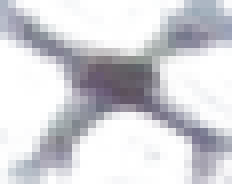
#> input picture data/objects/01.bmp, 29 x 23 px, given as the content of the folder ./data/empty, which was not available (shown 8 times larger)
$ python image-merge-test.py
#> lines starting #> are read from the running program, lines starting #| are printed output that depends on the picture; pictures that were not available may be replaced by others from this repository, and a replacement may not be noted
import glob
from PIL import Image, ImageDraw
import random
import numpy as np


background_image_list = glob.glob("./data/empty/*.bmp")
object_image_list = glob.glob("./data/objects/*.bmp")

background_num = len(background_image_list)
objects_num = len(object_image_list)

background_path = random.choice(background_image_list)

background = Image.open(background_path)
#> background is the input picture: PIL image 29x23 RGBA; mean R, G, B, A 171, 173.9, 184.4, 109.2
label = 11
add_image_n = random.randint(0, 9)
add_image = (add_image_n != 0)

if add_image:
    object_path = random.choice(object_image_list)
    image = Image.open(object_path)

    rotation_angle = random.randrange(0, 360)
    image = image.rotate(rotation_angle)
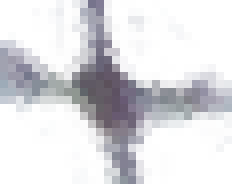
#> image: PIL image 29x23 RGBA (shown 8 times larger); mean R, G, B, A 137.9, 140, 148.1, 83.5; transparent parts drawn white
    scale_x = random.randrange(5,10)/10
    scale_y = random.randrange(5,10)/10
    image = image.resize((int(scale_x * image.size[0]), int(scale_y * image.size[1])))
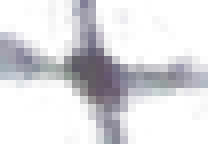
#> image: PIL image 26x18 RGBA (shown 8 times larger); mean R, G, B, A 116.7, 119.2, 126.5, 83.4; transparent parts drawn white

    R = random.randrange(0, 500)
    A = random.randrange(0, 360)
    A_RAD = A / 180 * np.pi

    x = 640 + int(R * np.cos(A_RAD))
    y = 640 + int(R * np.sin(A_RAD))

    if R < 160 :
        label = 0
    elif R > 620:
        label = 11
    else :
        label = int(A / 36) + 1

    x_shift, y_shift = image.size[0]//2, image.size[1]//2
#> x_shift = 13; y_shift = 9

    background.paste(image, (x-x_shift, y-y_shift), image)

# ImageDraw.Draw(background)
background.show()
print(label)

$ run again, on data/objects/O4.bmp
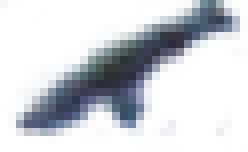
#> input picture data/objects/O4.bmp, 31 x 19 px, given as the content of the folder ./data/empty, which was not available (shown 8 times larger)
#> background is the input picture: PIL image 31x19 RGBA; mean R, G, B, A 87.2, 105.5, 132, 66.7
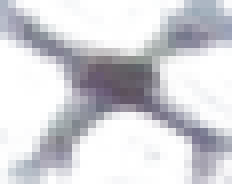
#> input picture data/objects/01.bmp, 29 x 23 px (shown 8 times larger)
#> image is the input picture: PIL image 29x23 RGBA; mean R, G, B, A 171, 173.9, 184.4, 109.2

$ run again, on data/objects/O5.bmp
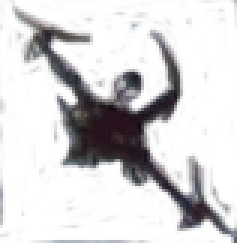
#> input picture data/objects/O5.bmp, 79 x 81 px, given as the content of the folder ./data/empty, which was not available (shown 3 times larger)
#> background is the input picture: PIL image 79x81 RGBA; mean R, G, B, A 132.6, 133.2, 142, 63.2
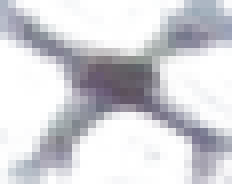
#> input picture data/objects/01.bmp, 29 x 23 px (shown 8 times larger)
#> image is the input picture: PIL image 29x23 RGBA; mean R, G, B, A 171, 173.9, 184.4, 109.2

$ run again, on data/objects/O6.bmp
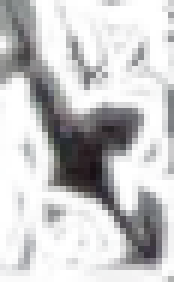
#> input picture data/objects/O6.bmp, 29 x 47 px, given as the content of the folder ./data/empty, which was not available (shown 6 times larger)
#> background is the input picture: PIL image 29x47 RGBA; mean R, G, B, A 112.5, 113.3, 115.8, 89.9
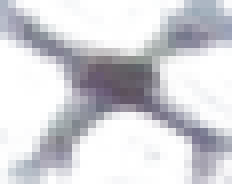
#> input picture data/objects/01.bmp, 29 x 23 px (shown 8 times larger)
#> image is the input picture: PIL image 29x23 RGBA; mean R, G, B, A 171, 173.9, 184.4, 109.2
